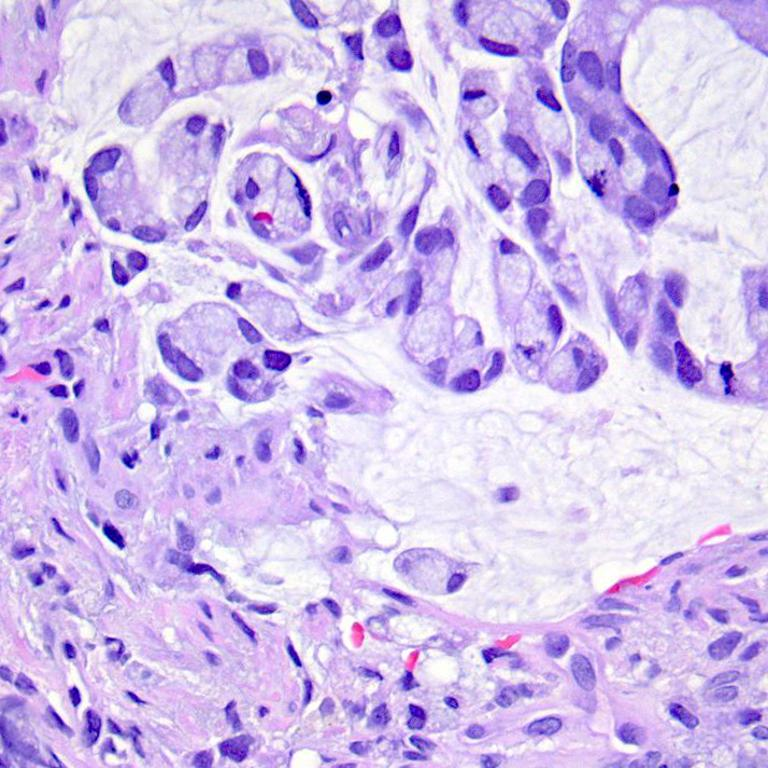
#> input picture colonDataSet/yes/colonca1260.jpeg, 768 x 768 px, found by its file name; its folder holds 4 pictures in this run
$ jupyter execute --allow-errors colorectal.ipynb   (shell and % lines are left out)
#> lines starting #> are read from the running program, lines starting #| are printed output that depends on the picture; after the words box and inside, x2 and y2 are one past the last pixel; in counts of white or black regions, pixels touching at a corner belong together
[cell 1]
import tensorflow as tf
from tensorflow.keras.layers import Conv2D, Input, ZeroPadding2D, BatchNormalization, Activation, MaxPooling2D, Flatten, Dense
from tensorflow.keras.models import Model, load_model
from tensorflow.keras.callbacks import TensorBoard, ModelCheckpoint
from sklearn.model_selection import train_test_split
from sklearn.metrics import f1_score
from sklearn.utils import shuffle
import cv2
import imutils
import numpy as np
import matplotlib.pyplot as plt
import time
from os import listdir

[cell 2]
def crop_brain_contour(image, plot=False):

    #import imutils
    #import cv2
    #from matplotlib import pyplot as plt

    # Convert the image to grayscale, and blur it slightly
    gray = cv2.cvtColor(image, cv2.COLOR_BGR2GRAY)
    gray = cv2.GaussianBlur(gray, (5, 5), 0)

    # Threshold the image, then perform a series of erosions +
    # dilations to remove any small regions of noise
    thresh = cv2.threshold(gray, 45, 255, cv2.THRESH_BINARY)[1]
    thresh = cv2.erode(thresh, None, iterations=2)
    thresh = cv2.dilate(thresh, None, iterations=2)

    # Find contours in thresholded image, then grab the largest one
    cnts = cv2.findContours(thresh.copy(), cv2.RETR_EXTERNAL, cv2.CHAIN_APPROX_SIMPLE)
    cnts = imutils.grab_contours(cnts)
    c = max(cnts, key=cv2.contourArea)


    # Find the extreme points
    extLeft = tuple(c[c[:, :, 0].argmin()][0])
    extRight = tuple(c[c[:, :, 0].argmax()][0])
    extTop = tuple(c[c[:, :, 1].argmin()][0])
    extBot = tuple(c[c[:, :, 1].argmax()][0])

    # crop new image out of the original image using the four extreme points (left, right, top, bottom)
    new_image = image[extTop[1]:extBot[1], extLeft[0]:extRight[0]]

    if plot:
        plt.figure()

        plt.subplot(1, 2, 1)
        plt.imshow(image)

        plt.tick_params(axis='both', which='both',
                        top=False, bottom=False, left=False, right=False,
                        labelbottom=False, labeltop=False, labelleft=False, labelright=False)

        plt.title('Original Image')

        plt.subplot(1, 2, 2)
        plt.imshow(new_image)

        plt.tick_params(axis='both', which='both',
                        top=False, bottom=False, left=False, right=False,
                        labelbottom=False, labeltop=False, labelleft=False, labelright=False)

        plt.title('Cropped Image')

        plt.show()

    return new_image

[cell 3]
ex_img = cv2.imread('yes/colonca1.jpeg')
#> (the rest of this cell did not finish here and is left out)

[cell 4]
def load_data(dir_list, image_size):
    """
    Read images, resize and normalize them.
    Arguments:
        dir_list: list of strings representing file directories.
    Returns:
        X: A numpy array with shape = (#_examples, image_width, image_height, #_channels)
        y: A numpy array with shape = (#_examples, 1)
    """
#> called with image_size = (240, 240)

    # load all images in a directory
    X = []
    y = []
    image_width, image_height = image_size

    for directory in dir_list:
        for filename in listdir(directory):
            # load the image
            image = cv2.imread(directory + '\\' + filename)
#> image is the input picture: shape (768, 768, 3); mean B, G, R 235.9, 189.7, 208.7
            # crop the brain and ignore the unnecessary rest part of the image
            image = crop_brain_contour(image, plot=False)
#> call 2 of crop_brain_contour, with plot = False
#> in crop_brain_contour (call 2), `gray = cv2.cvtColor(image, cv2.COLOR_BGR2GRAY)`:
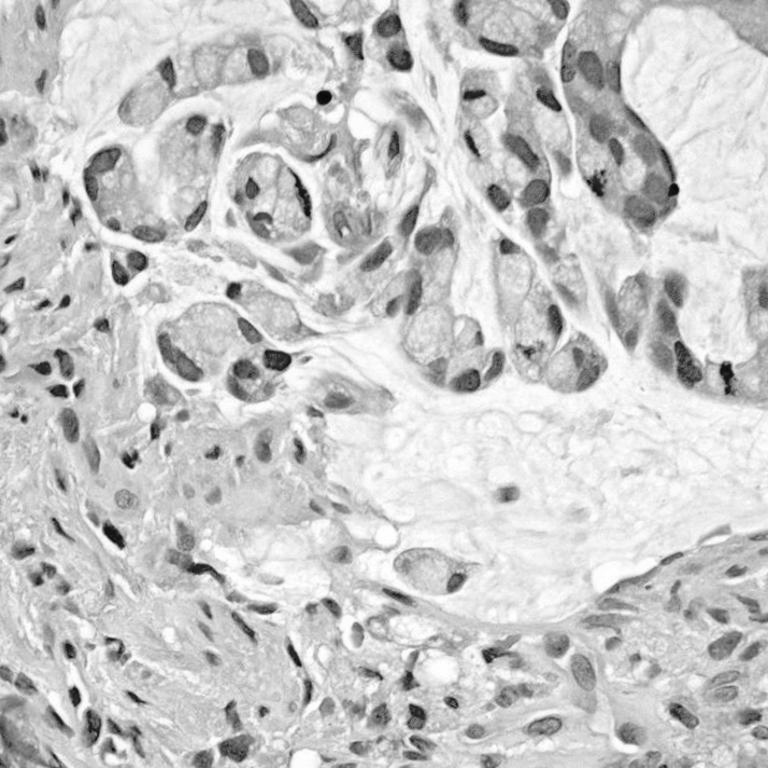
#> gray: shape (768, 768); min 5, max 255, mean 200.7
#> in crop_brain_contour (call 2), `thresh = cv2.threshold(gray, 45, 255, cv2.THRESH_BINARY)[1]`:
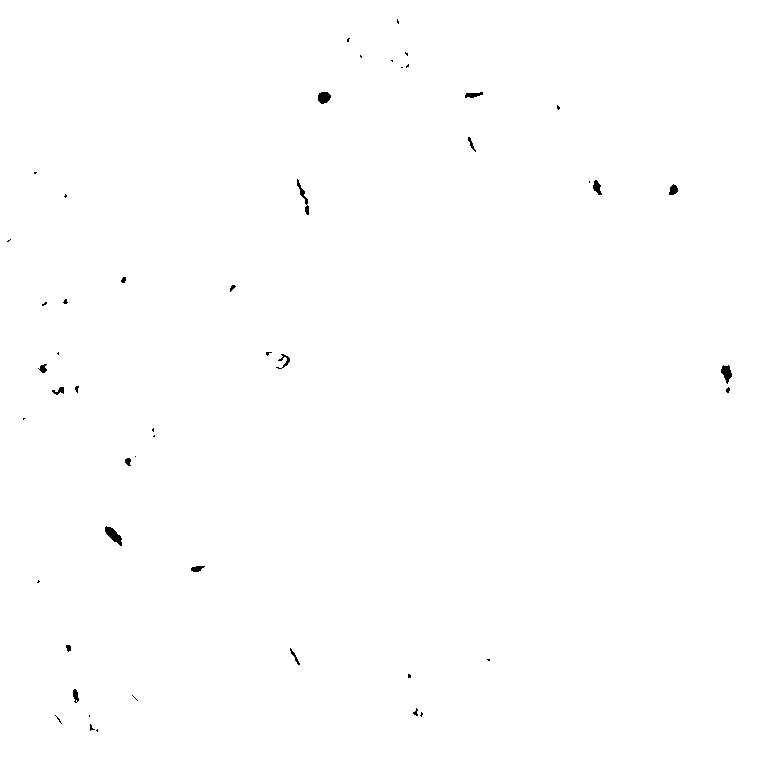
#> thresh: shape (768, 768); 99.8% white; 50 black regions (31 under 20 px), largest, box (x1, y1, x2, y2) and area: (105, 526, 122, 546) 163, (721, 365, 732, 384) 125, (318, 92, 331, 104) 121
#> in crop_brain_contour (call 2), `thresh = cv2.erode(thresh, None, iterations=2)`:
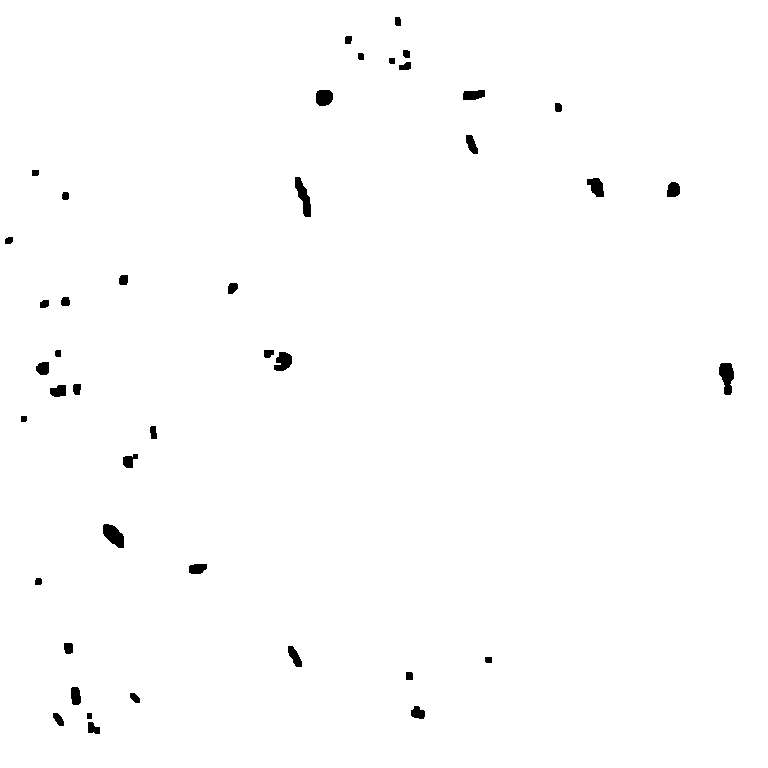
#> thresh: shape (768, 768); 99.2% white; 43 black regions, largest, box (x1, y1, x2, y2) and area: (719, 363, 734, 395) 334, (103, 524, 124, 548) 329, (295, 177, 311, 217) 326
#> in crop_brain_contour (call 2), `thresh = cv2.dilate(thresh, None, iterations=2)`: thresh: shape (768, 768); 99.7% white; 44 black regions (24 under 20 px)
#> in crop_brain_contour (call 2), `cnts = cv2.findContours(thresh.copy(), cv2.RETR_EXTERNAL, cv2.CHAIN_AP..`: cnts = 1 contour; box (x1, y1, x2, y2) and area: (0, 0, 768, 768) 588289
#> in crop_brain_contour (call 2), `cnts = imutils.grab_contours(cnts)`: cnts = [[[0, 0], [0, 767], [767, 767], [767, 0]]]
#> in crop_brain_contour (call 2), `c = max(cnts, key=cv2.contourArea)`: c = [[0, 0], [0, 767], [767, 767], [767, 0]]
#> in crop_brain_contour (call 2), `extLeft = tuple(c[c[:, :, 0].argmin()][0])`: extLeft = (0, 0)
#> in crop_brain_contour (call 2), `extRight = tuple(c[c[:, :, 0].argmax()][0])`: extRight = (767, 767)
#> in crop_brain_contour (call 2), `extTop = tuple(c[c[:, :, 1].argmin()][0])`: extTop = (0, 0)
#> in crop_brain_contour (call 2), `extBot = tuple(c[c[:, :, 1].argmax()][0])`: extBot = (0, 767)
            # resize image
            image = cv2.resize(image, dsize=(image_width, image_height), interpolation=cv2.INTER_CUBIC)
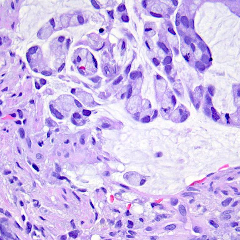
#> image: shape (240, 240, 3); mean B, G, R 235.8, 189.8, 208.7
            # normalize values
            image = image / 255.
            # convert image to numpy array and append it to X
            X.append(image)
            # append a value of 1 to the target array if the image
            # is in the folder named 'yes', otherwise append 0.
            if directory[-3:] == 'yes':
                y.append([1])
            else:
                y.append([0])

    X = np.array(X)
    y = np.array(y)

    # Shuffle the data
    X, y = shuffle(X, y)

    print(f'Number of examples is: {len(X)}')
    print(f'X shape is: {X.shape}')
    print(f'y shape is: {y.shape}')

    return X, y

[cell 5]
augmented_path = 'augmented data/'

# augmented data (yes and no) contains both the original and the new generated examples
augmented_yes = augmented_path + 'yes'
augmented_no = augmented_path + 'no'

IMG_WIDTH, IMG_HEIGHT = (240, 240)

#> (the rest of this cell did not finish here and is left out)

[cell 6]
# [33 lines left out: function plot_sample_images, not called in this run]

#> (a cell that did not finish here is left out)

[cell 8]
# [20 lines left out: function split_data, not called in this run]

#> (a cell that did not finish here is left out)

#> (a cell that did not finish here is left out)

[cell 11]
# Nicely formatted time string
# [5 lines left out: function hms_string, not called in this run]

[cell 12]
# [7 lines left out: function compute_f1_score, not called in this run]

[cell 13]
def build_model(input_shape):
    """
    Arugments:
        input_shape: A tuple representing the shape of the input of the model. shape=(image_width, image_height, #_channels)
    Returns:
        model: A Model object.
    """
    # Define the input placeholder as a tensor with shape input_shape.
    X_input = Input(input_shape) # shape=(?, 240, 240, 3)

    # Zero-Padding: pads the border of X_input with zeroes
    X = ZeroPadding2D((2, 2))(X_input) # shape=(?, 244, 244, 3)

    # CONV -> BN -> RELU Block applied to X
    X = Conv2D(32, (7, 7), strides = (1, 1), name = 'conv0')(X)
    X = BatchNormalization(axis = 3, name = 'bn0')(X)
    X = Activation('relu')(X) # shape=(?, 238, 238, 32)

    # MAXPOOL
    X = MaxPooling2D((4, 4), name='max_pool0')(X) # shape=(?, 59, 59, 32)

    # MAXPOOL
    X = MaxPooling2D((4, 4), name='max_pool1')(X) # shape=(?, 14, 14, 32)

    # FLATTEN X
    X = Flatten()(X) # shape=(?, 6272)
    # FULLYCONNECTED
    X = Dense(1, activation='sigmoid', name='fc')(X) # shape=(?, 1)

    # Create model. This creates your Keras model instance, you'll use this instance to train/test the model.
    model = Model(inputs = X_input, outputs = X, name='BrainDetectionModel')

    return model

[cell 14]
IMG_SHAPE = (IMG_WIDTH, IMG_HEIGHT, 3)
#> IMG_SHAPE = (240, 240, 3)

#> (a cell that did not finish here is left out)
